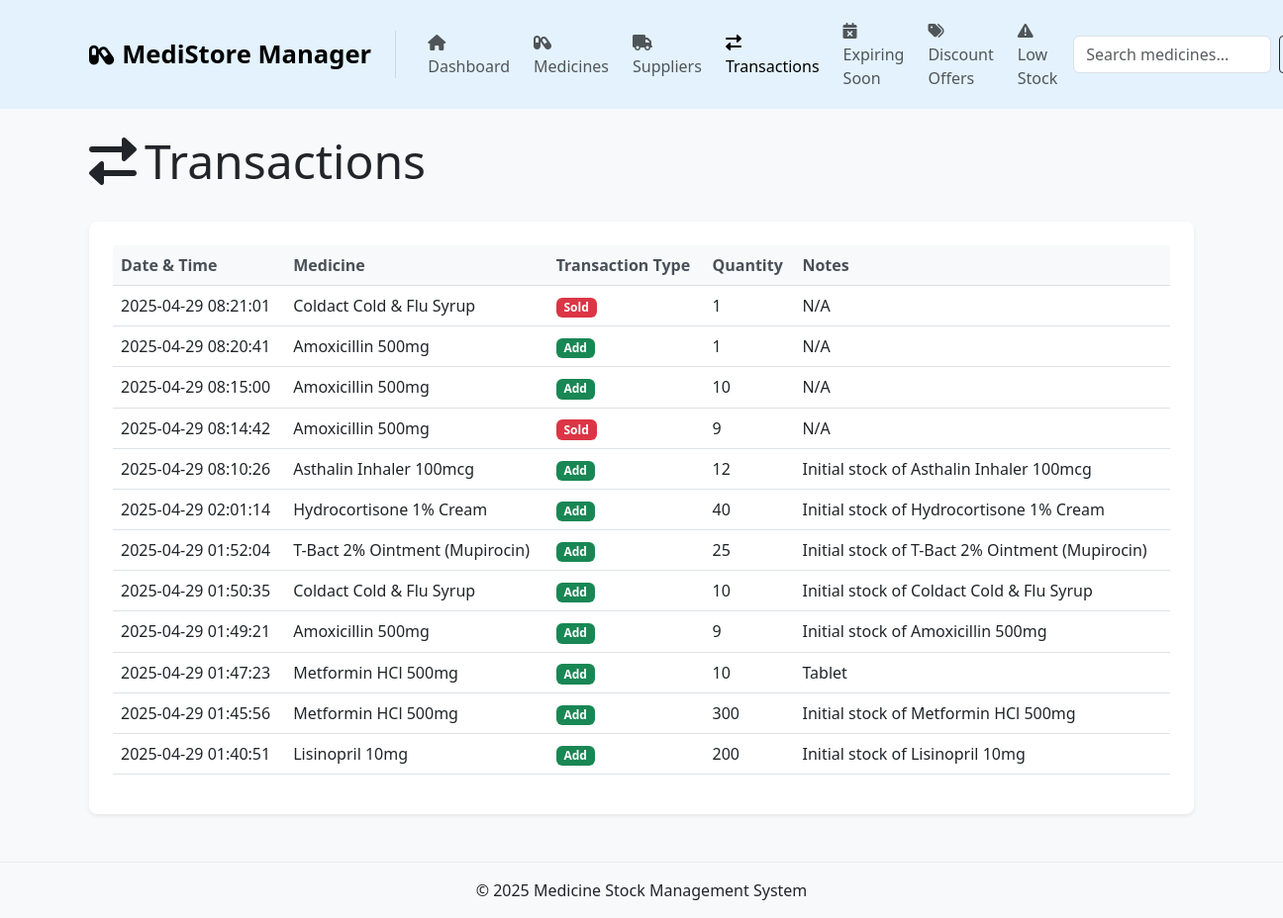
Page /transactions on the committed database.
### tables this page shows
CREATE TABLE transactions (
        id INTEGER PRIMARY KEY AUTOINCREMENT,
        medicine_id INTEGER,
        transaction_type TEXT NOT NULL,
        quantity INTEGER NOT NULL,
        transaction_date TEXT DEFAULT CURRENT_TIMESTAMP,
        notes TEXT,
        FOREIGN KEY (medicine_id) REFERENCES medicines (id)
    );

CREATE TABLE medicines (
        id INTEGER PRIMARY KEY AUTOINCREMENT,
        name TEXT NOT NULL,
        description TEXT,
        category TEXT,
        quantity INTEGER NOT NULL,
        unit TEXT,
        manufacturer TEXT,
        batch_number TEXT,
        purchase_date TEXT,
        expiry_date TEXT NOT NULL,
        price REAL,
        created_at TEXT DEFAULT CURRENT_TIMESTAMP
    );

### app.py (the view)
@app.route('/transactions')
def transactions():
    conn = get_db_connection()
    transactions = conn.execute('''
    SELECT t.*, m.name as medicine_name
    FROM transactions t
    JOIN medicines m ON t.medicine_id = m.id
    ORDER BY t.transaction_date DESC
    ''').fetchall()
    conn.close()
    return render_template('transactions.html', transactions=transactions)

### app.py (called while the page is built)
def get_db_connection():
    conn = sqlite3.connect(DB_PATH)
    conn.row_factory = sqlite3.Row
    return conn

### templates/transactions.html (shortened to what this page needs)
{% extends 'base.html' %}
{% block content %}
<div class="d-flex justify-content-between align-items-center mb-4">
    <h1 class="display-5">
        <i class="fas fa-exchange-alt me-2"></i>Transactions
    </h1>
</div>
{% if transactions %}
<div class="card shadow-sm">
    <div class="card-body">
        <div class="table-responsive">
            <table class="table table-hover">
                <thead class="table-light">
                    <tr>
                        <th>Date & Time</th>
                        <th>Medicine</th>
                        <th>Transaction Type</th>
                        <th>Quantity</th>
                        <th>Notes</th>
                    </tr>
                </thead>
                <tbody>
                    {% for transaction in transactions %}
                    <tr>
                        <td>{{ transaction.transaction_date }}</td>
                        <td>{{ transaction.medicine_name }}</td>
                        <td>
                            {% if transaction.transaction_type == 'add' %}
                            <span class="badge bg-success">Add</span>
                            {% else %}
                            <span class="badge bg-danger">Sold</span>
                            {% endif %}
                        </td>
                        <td>{{ transaction.quantity }}</td>
                        <td>{{ transaction.notes or 'N/A' }}</td>
                    </tr>
                    {% endfor %}
                </tbody>
            </table>
        </div>
    </div>
</div>
{% else %}
<div class="alert alert-info">
    <i class="fas fa-info-circle me-2"></i>No transactions found.
</div>
{% endif %}
{% endblock %}

### static/css/style.css (style rules this page uses)
body { background-color: #f8f9fa; font-family: 'Segoe UI', Tahoma, Geneva, Verdana, sans-serif; }
.card { border-radius: 0.5rem; box-shadow: 0 0.125rem 0.25rem rgba(0, 0, 0, 0.075); margin-bottom: 1.5rem; border: none; transition: transform 0.3s ease, box-shadow 0.3s ease; }
.card-body { padding: 1.5rem; }
.table th { font-weight: 600; color: #495057; }
.badge.bg-success { background-color: #198754 !important; }
.badge.bg-danger { background-color: #dc3545 !important; }

### rows in the picture
transactions: transaction_type "Sold"
transactions: transaction_type "Add"
transactions: transaction_type "Add"
transactions: transaction_type "Sold"
transactions: transaction_type "Add"
transactions: transaction_type "Add"
transactions: transaction_type "Add"
transactions: transaction_type "Add"
transactions: transaction_type "Add"
transactions: transaction_type "Add"
transactions: transaction_type "Add"
transactions: transaction_type "Add"
